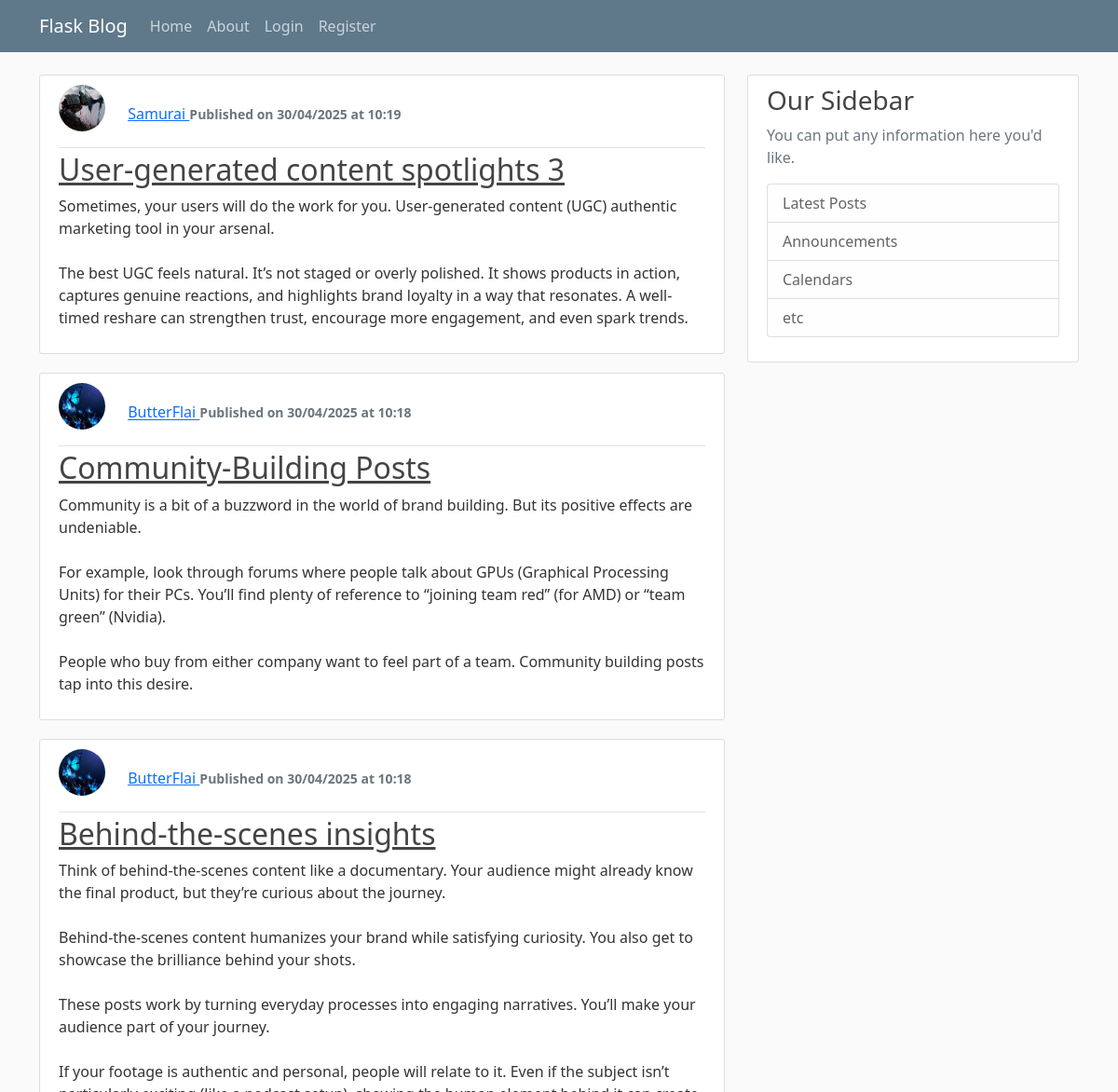
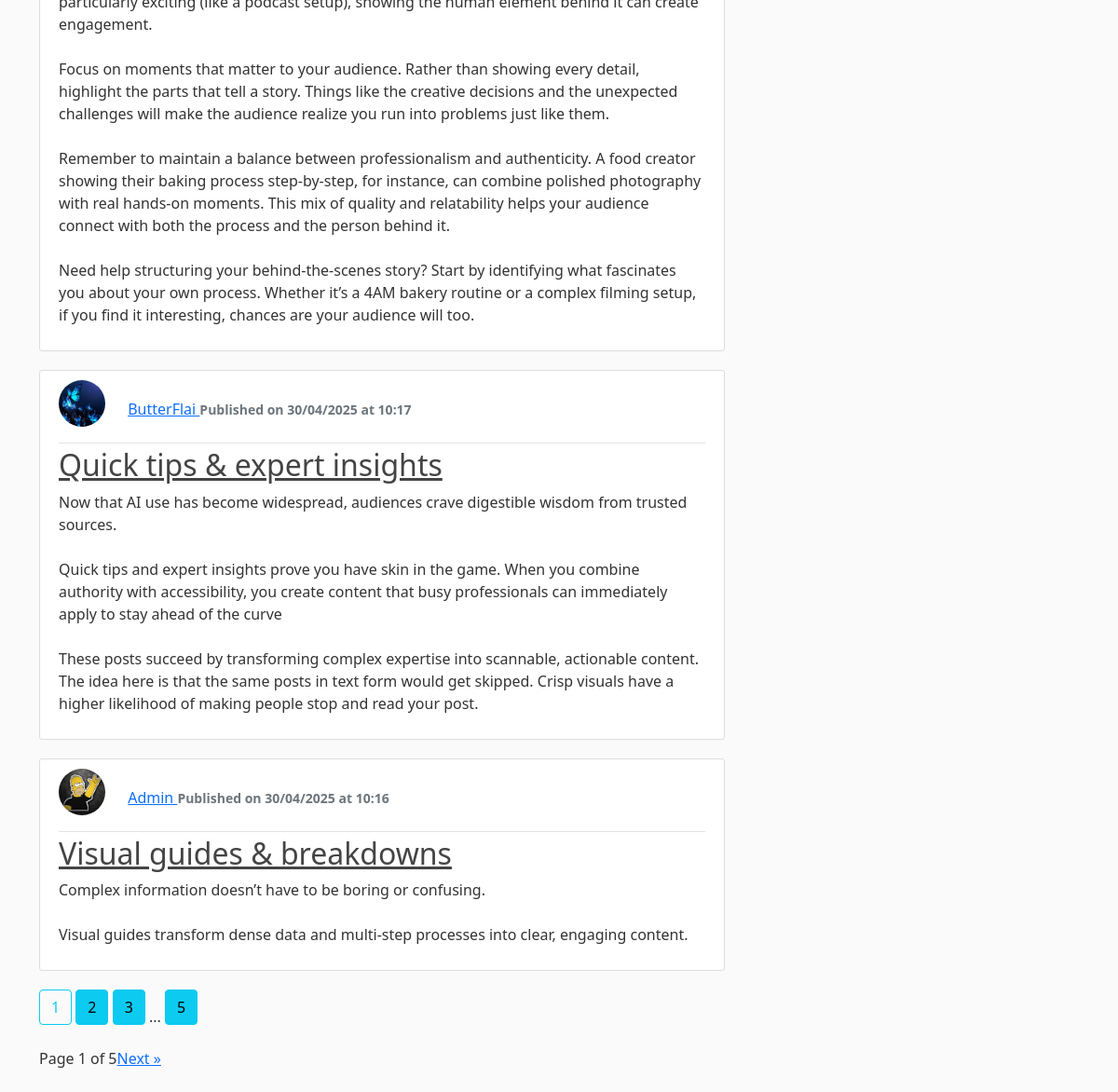
The page /home on the database its author committed (2 pictures, top to bottom).
### flaskstart/models.py (models this page shows, shortened)
class Post(db.Model):
    id = db.Column(db.Integer, primary_key=True)
    title = db.Column(db.String(100), nullable=False)
    date_posted = db.Column(db.DateTime, nullable=False, default=datetime.utcnow)
    content = db.Column(db.Text, nullable=False)
    user_id = db.Column(db.Integer, db.ForeignKey('user.id'), nullable=False)

class User(db.Model, UserMixin):
    id = db.Column(db.Integer, primary_key=True)
    username = db.Column(db.String(20), unique=True, nullable=False)
    email = db.Column(db.String(120), unique=True, nullable=False)
    image_file = db.Column(db.String(20), nullable=False, default='default.jpg')
    password = db.Column(db.String(60), nullable=False)
    posts = db.relationship('Post', backref='author', lazy=True)

### flaskstart/routes.py (the view)
@app.route("/") # декоратор, в цьому випадку реєструє маршрут на головну сторінку, після чого виконує клас/ф-цію знизу
@app.route("/home") # ще один декоратор, з іншим шляхом але веде на цю ж саму сторінку
def home():
    page = request.args.get('page', 1, type=int)
    posts = Post.query.order_by(Post.date_posted.desc()).paginate(page=page, per_page=5)
    picturesRead = Support.query.all()
    form = UpdateAccountForm()
    if form.validate_on_submit():
        if form.picture.data:
            picture_file = save_picture_text(form.picture.data)
            current_user.image_file = picture_file
    return render_template("home.html", postsRead=posts, picturesRead=picturesRead)

### flaskstart/templates/home.html (shortened to what this page needs)
{% extends "layout.html" %}
{% block content %}
    {% for post in postsRead.items %}
        <article class="media content-section">
            <div class="media-body">
                <div class="article-metadata">
                    <img class="rounded-circle account-img "
                    src="{{ url_for('static', filename='profile_pics/' + post.author.image_file) }}"
                    style="width: 50px; height: 50px;"
                    alt="">
                    <a class="mr-2"
                        href="{{ url_for('user', username=post.author.username) }}">
                        {{ post.author.username }}
                    </a>
                    <small class="text-muted"><b>{{ post.date_posted.strftime('Published on %d/%m/%Y at %H:%M') }}</b></small>
                </div>
                <h2>
                    <a class="article-title" href="{{ url_for('post', post_id=post.id) }}">
                        {{ post.title }}
                    </a>
                </h2>
                <p class="article-content">{{ post.content }}</p>
            </div>
        </article>
    {% endfor %}
    {% for page_num in postsRead.iter_pages(left_edge=1,
                                            right_edge=1,
                                            left_current=1,
                                            right_current=2) %}
        {% if page_num %}
            {% if postsRead.page == page_num %}
                <a  class="btn btn-outline-info mb-4 "
                    href="{{ url_for('home', page=page_num) }}">
                    {{ page_num }}
                </a>
            {% else %}
                <a  class="btn btn-info mb-4 "
                    href="{{ url_for('home', page=page_num) }}">
                    {{ page_num }}
                </a>
            {% endif %}
        {% else %}
            ...
        {% endif %}
    {% endfor %}
    <br>
    <div class="pagination">
        <span> Page {{ postsRead.page }} of {{ postsRead.pages }} </span>
        {% if postsRead.has_next %}
          <a href="{{ url_for('home', page=postsRead.next_num) }}">Next » </a>
        {% endif %}
    </div>
    <br>
{% endblock content %}

### flaskstart/static/main.css (style rules this page uses)
body { background: #fafafa; color: #333333; margin-top: 5rem; }
h1, h2, h3, h4, h5, h6 { color: #444444; }
.content-section { background: #ffffff; padding: 10px 20px; border: 1px solid #dddddd; border-radius: 3px; margin-bottom: 20px; }
.article-title { color: #444444; }
.article-content { white-space: pre-line; }
.article-metadata { padding-bottom: 1px; margin-bottom: 4px; border-bottom: 1px solid #e3e3e3 }
.account-img { height: 125px; width: 125px; margin-right: 20px; margin-bottom: 16px; }

### rows shown on the page
Post: image_file (picture), author.username "Samurai", date_posted "Published on 30/04/2025 at 10:19", title "User-generated content spotlights 3", content "Sometimes, your users will do the work for you. User-generated content (UGC) authentic marketing tool in your arsenal. The best UGC feels natural. It’s not staged or overly polished. It shows products in action, captures genuine reactions, and highlights brand loyalty in a way that resonates. A well-timed reshare can strengthen trust, encourage more engagement, and even spark trends."
Post: image_file (picture), author.username "ButterFlai", date_posted "Published on 30/04/2025 at 10:18", title "Community-Building Posts", content "Community is a bit of a buzzword in the world of brand building. But its positive effects are undeniable. For example, look through forums where people talk about GPUs (Graphical Processing Units) for their PCs. You’ll find plenty of reference to “joining team red” (for AMD) or “team green” (Nvidia). People who buy from either company want to feel part of a team. Community building posts tap into this desire."
Post: image_file (picture), author.username "ButterFlai", date_posted "Published on 30/04/2025 at 10:18", title "Behind-the-scenes insights", content "Think of behind-the-scenes content like a documentary. Your audience might already know the final product, but they’re curious about the journey. Behind-the-scenes content humanizes your brand while satisfying curiosity. You also get to showcase the brilliance behind your shots. These posts work by turning everyday processes into engaging narratives. You’ll make your audience part of your journey. If your footage is authentic and personal, people will relate to it. Even if the subject isn’t particularly exciting (like a podcast setup), showing the human element behind it can create engagement. Focus on moments that matter to your audience. Rather than showing every detail, highlight the…"
Post: image_file (picture), author.username "ButterFlai", date_posted "Published on 30/04/2025 at 10:17", title "Quick tips & expert insights", content "Now that AI use has become widespread, audiences crave digestible wisdom from trusted sources. Quick tips and expert insights prove you have skin in the game. When you combine authority with accessibility, you create content that busy professionals can immediately apply to stay ahead of the curve These posts succeed by transforming complex expertise into scannable, actionable content. The idea here is that the same posts in text form would get skipped. Crisp visuals have a higher likelihood of making people stop and read your post."
Post: image_file (picture), author.username "Admin", date_posted "Published on 30/04/2025 at 10:16", title "Visual guides & breakdowns", content "Complex information doesn’t have to be boring or confusing. Visual guides transform dense data and multi-step processes into clear, engaging content."

### other values the page prints
{{ page_num }} "1"
{{ page_num }} "2" "3" "5"
{{ postsRead.page }} "1"
{{ postsRead.pages }} "5"
